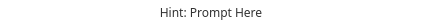
<?xml version="1.0" encoding="UTF-8"?>
<ui version="4.0">
 <class>PromptForm</class>
 <widget class="QWidget" name="PromptForm">
  <property name="geometry">
   <rect>
    <x>0</x>
    <y>0</y>
    <width>422</width>
    <height>24</height>
   </rect>
  </property>
  <property name="font">
   <font>
    <family>思源黑体</family>
   </font>
  </property>
  <property name="windowTitle">
   <string>Form</string>
  </property>
  <property name="styleSheet">
   <string notr="true">background-color:rgb(255, 255, 255);
color: rgb(50, 50, 50)</string>
  </property>
  <layout class="QVBoxLayout" name="verticalLayout">
   <property name="leftMargin">
    <number>0</number>
   </property>
   <property name="topMargin">
    <number>0</number>
   </property>
   <property name="rightMargin">
    <number>0</number>
   </property>
   <property name="bottomMargin">
    <number>0</number>
   </property>
   <item>
    <widget class="QLabel" name="prompt_label">
     <property name="font">
      <font>
       <family>思源黑体</family>
       <pointsize>9</pointsize>
       <weight>50</weight>
       <bold>false</bold>
      </font>
     </property>
     <property name="text">
      <string>Hint: Prompt Here</string>
     </property>
     <property name="alignment">
      <set>Qt::AlignCenter</set>
     </property>
    </widget>
   </item>
  </layout>
 </widget>
 <resources/>
 <connections/>
</ui>
